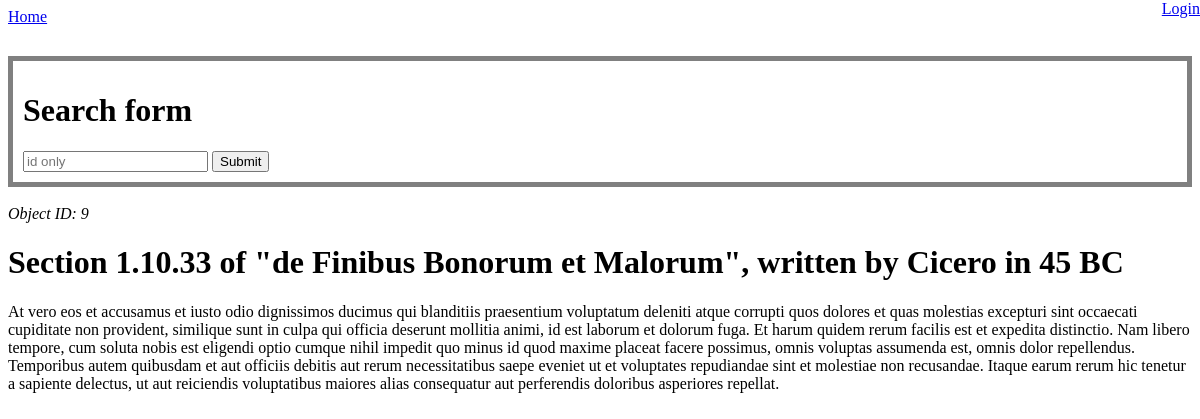
Before: /articles/9/ with the older database file.
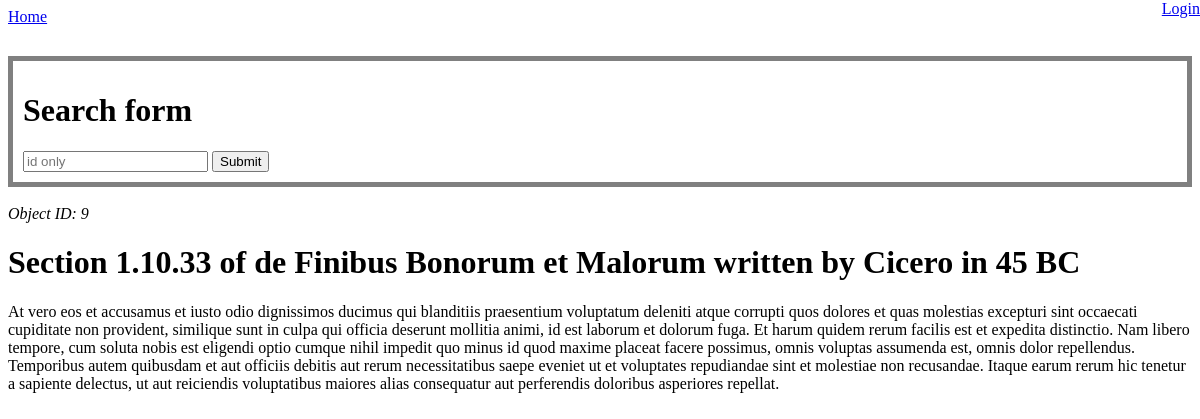
After: the same page with the newer database file.
### articles/models.py (models this page shows, shortened)
class Article(models.Model):
    title = models.CharField(max_length=220)
    content = models.TextField()
    slug = models.SlugField(null=True, blank=True)
    timestamp = models.DateTimeField(auto_now_add=True)
    updated = models.DateTimeField(auto_now=True)
    publish = models.DateField(null=True, blank=True, auto_now=False, auto_now_add=False)

### articles/views.py (the view)
# urls.py: path('articles/<int:id>/', article_detail_view),
def article_detail_view(request, id=None):
    article_obj = Article.objects.get(id=id)
    context = {
        "object": article_obj,
        "id": id,
        "title": article_obj.title,
        "content": article_obj.content,
    }
    return render(request, "articles/detail.html", context)

### templates/articles/detail.html
{% extends 'base.html' %}
{% block content %}
<i>Object ID: {{id}}</i>
<h1>{{title}}</h1>
<p>{{content}}</p>
{% endblock %}

### templates/base.html
<!DOCTYPE html>
<html>
    <head>
    </head>
    <body>
        <a href="/">Home</a>
        {% if request.user.is_authenticated %}
        <a href="/accounts/logout/" style="position:absolute; top:0; right:0">Logout</a>
        {% else %}
        <a href="/accounts/login/" style="position:absolute; top:0; right:0">Login</a>
        {% endif %}
        <div style="margin-top: 30px; padding: 10px; border: 5px solid gray;">
            <h1>Search form</h1>
        <form action="/articles/" method="GET">
            <input type="text" name="query" placeholder="id only">
            <input type="submit">
        </form>
        </div>
        <br>
        {% block content %}
        {% endblock content %}
    </body>
</html>

Changed rows visible on the page:
changed Article: title "Section 1.10.33 of \"de Finibus Bonorum et Malorum\", written by Cicero in 45 BC" → "Section 1.10.33 of de Finibus Bonorum et Malorum written by Cicero in 45 BC"
